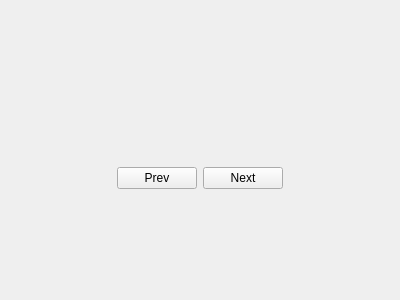
<?xml version="1.0" encoding="UTF-8"?>
<ui version="4.0">
 <class>Scene</class>
 <widget class="QWidget" name="Scene">
  <property name="geometry">
   <rect>
    <x>0</x>
    <y>0</y>
    <width>400</width>
    <height>300</height>
   </rect>
  </property>
  <property name="windowTitle">
   <string>Form</string>
  </property>
  <layout class="QVBoxLayout" name="verticalLayout">
   <item>
    <spacer name="verticalSpacer">
     <property name="orientation">
      <enum>Qt::Vertical</enum>
     </property>
     <property name="sizeHint" stdset="0">
      <size>
       <width>20</width>
       <height>40</height>
      </size>
     </property>
    </spacer>
   </item>
   <item>
    <widget class="QLabel" name="label">
     <property name="font">
      <font>
       <family>Lucida Grande</family>
       <pointsize>32</pointsize>
      </font>
     </property>
     <property name="text">
      <string/>
     </property>
     <property name="alignment">
      <set>Qt::AlignCenter</set>
     </property>
    </widget>
   </item>
   <item>
    <layout class="QHBoxLayout" name="horizontalLayout">
     <item>
      <spacer name="horizontalSpacer">
       <property name="orientation">
        <enum>Qt::Horizontal</enum>
       </property>
       <property name="sizeHint" stdset="0">
        <size>
         <width>40</width>
         <height>20</height>
        </size>
       </property>
      </spacer>
     </item>
     <item>
      <widget class="QPushButton" name="prevButton">
       <property name="text">
        <string>Prev</string>
       </property>
      </widget>
     </item>
     <item>
      <widget class="QPushButton" name="nextButton">
       <property name="text">
        <string>Next</string>
       </property>
      </widget>
     </item>
     <item>
      <spacer name="horizontalSpacer_2">
       <property name="orientation">
        <enum>Qt::Horizontal</enum>
       </property>
       <property name="sizeHint" stdset="0">
        <size>
         <width>40</width>
         <height>20</height>
        </size>
       </property>
      </spacer>
     </item>
    </layout>
   </item>
   <item>
    <spacer name="verticalSpacer_2">
     <property name="orientation">
      <enum>Qt::Vertical</enum>
     </property>
     <property name="sizeHint" stdset="0">
      <size>
       <width>20</width>
       <height>40</height>
      </size>
     </property>
    </spacer>
   </item>
  </layout>
 </widget>
 <resources/>
 <connections/>
</ui>
